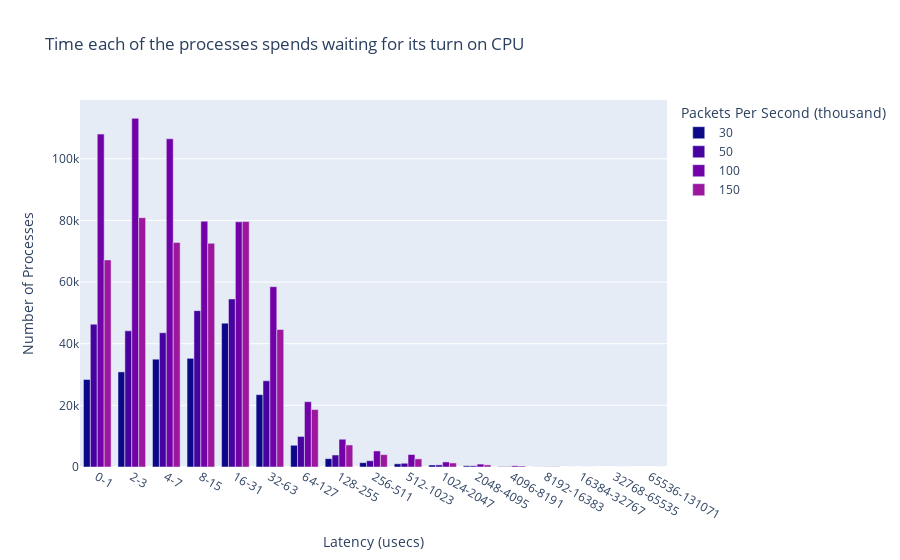

Source (notebook cell):
### Code cell
runqlat_df = spark.read.option("basePath", "../ansible/.results").json("../ansible/.results/kpps=*/tool=runqlat").select(
    "kpps", "ts", "val_type", "tool",
    explode("data").alias("dataExplode")
).orderBy(col('kpps')).select(col("kpps").cast(StringType()), "ts", "val_type", "tool", "dataExplode.*", concat_ws('-',col('dataExplode.interval-start'),col('dataExplode.interval-end')).alias("interval"))
runqlat_fig = px.bar(runqlat_df.toPandas(), x="interval", y="count", color="kpps", barmode="group",
        title="Time each of the processes spends waiting for its turn on CPU",
        color_discrete_sequence=px.colors.sequential.Plasma,
        labels={
                    "kpps": "Packets Per Second (thousand)",
                    "count": "Number of Processes",
                    "interval": "Latency (usecs)"
        })
runqlat_fig.show()
runqlat_fig.write_image("images/runqlat.jpeg")
with open(html_output_file, 'a') as f:
    f.write(runqlat_fig.to_html(full_html=False, include_plotlyjs='cdn'))

### Figure 1 — Plotly figure (JSON) as saved in the notebook; plotly's stock layout.template omitted (floating-point values rounded to 4 significant figures)
{"data": [{"alignmentgroup": "True", "hovertemplate": "Packets Per Second (thousand)=30<br>Latency (usecs)=%{x}<br>Number of Processes=%{y}<extra></extra>", "legendgroup": "30", "marker": {"color": "#0d0887", "pattern": {"shape": ""}}, "name": "30", "offsetgroup": "30", "orientation": "v", "showlegend": true, "textposition": "auto", "type": "bar", "x": ["0-1", "2-3", "4-7", "8-15", "16-31", "32-63", "64-127", "128-255", "256-511", "512-1023", "1024-2047", "2048-4095", "4096-8191", "8192-16383", "16384-32767"], "xaxis": "x", "y": [28392, 30851, 34973, 35253, 46672, 23462, 7052, 2707, 1409, 1034, 653, 399, 115, 22, 3], "yaxis": "y"}, {"alignmentgroup": "True", "hovertemplate": "Packets Per Second (thousand)=50<br>Latency (usecs)=%{x}<br>Number of Processes=%{y}<extra></extra>", "legendgroup": "50", "marker": {"color": "#46039f", "pattern": {"shape": ""}}, "name": "50", "offsetgroup": "50", "orientation": "v", "showlegend": true, "textposition": "auto", "type": "bar", "x": ["0-1", "2-3", "4-7", "8-15", "16-31", "32-63", "64-127", "128-255", "256-511", "512-1023", "1024-2047", "2048-4095", "4096-8191", "8192-16383"], "xaxis": "x", "y": [46322, 44166, 43550, 50724, 54514, 27978, 9909, 3894, 2037, 1212, 694, 396, 125, 36], "yaxis": "y"}, {"alignmentgroup": "True", "hovertemplate": "Packets Per Second (thousand)=100<br>Latency (usecs)=%{x}<br>Number of Processes=%{y}<extra></extra>", "legendgroup": "100", "marker": {"color": "#7201a8", "pattern": {"shape": ""}}, "name": "100", "offsetgroup": "100", "orientation": "v", "showlegend": true, "textposition": "auto", "type": "bar", "x": ["0-1", "2-3", "4-7", "8-15", "16-31", "32-63", "64-127", "128-255", "256-511", "512-1023", "1024-2047", "2048-4095", "4096-8191", "8192-16383", "16384-32767", "32768-65535"], "xaxis": "x", "y": [108001, 113100, 106474, 79738, 79539, 58494, 21185, 9010, 5210, 4045, 1643, 946, 394, 61, 7, 1], "yaxis": "y"}, {"alignmentgroup": "True", "hovertemplate": "Packets Per Second (thousand)=150<br>Latency (usecs)=%{x}<br>Number of Processes=%{y}<extra></extra>", "legendgroup": "150", "marker": {"color": "#9c179e", "pattern": {"shape": ""}}, "name": "150", "offsetgroup": "150", "orientation": "v", "showlegend": true, "textposition": "auto", "type": "bar", "x": ["0-1", "2-3", "4-7", "8-15", "16-31", "32-63", "64-127", "128-255", "256-511", "512-1023", "1024-2047", "2048-4095", "4096-8191", "8192-16383", "16384-32767", "32768-65535", "65536-131071"], "xaxis": "x", "y": [67175, 80888, 72853, 72551, 79611, 44618, 18631, 7149, 4008, 2640, 1309, 681, 318, 85, 11, 1, 1], "yaxis": "y"}], "layout": {"barmode": "group", "legend": {"title": {"text": "Packets Per Second (thousand)"}, "tracegroupgap": 0}, "title": {"text": "Time each of the processes spends waiting for its turn on CPU"}, "xaxis": {"anchor": "y", "domain": [0, 1], "title": {"text": "Latency (usecs)"}}, "yaxis": {"anchor": "x", "domain": [0, 1], "title": {"text": "Number of Processes"}}}}
